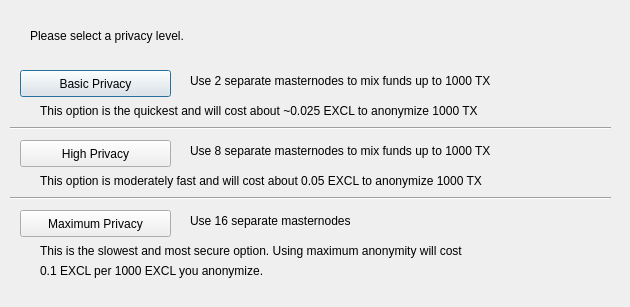
<?xml version="1.0" encoding="UTF-8"?>
<ui version="4.0">
 <class>DarksendConfig</class>
 <widget class="QDialog" name="DarksendConfig">
  <property name="geometry">
   <rect>
    <x>0</x>
    <y>0</y>
    <width>630</width>
    <height>307</height>
   </rect>
  </property>
  <property name="windowTitle">
   <string>Configure Darksend</string>
  </property>
  <widget class="QPushButton" name="buttonBasic">
   <property name="geometry">
    <rect>
     <x>20</x>
     <y>70</y>
     <width>151</width>
     <height>27</height>
    </rect>
   </property>
   <property name="text">
    <string>Basic Privacy</string>
   </property>
  </widget>
  <widget class="QPushButton" name="buttonHigh">
   <property name="geometry">
    <rect>
     <x>20</x>
     <y>140</y>
     <width>151</width>
     <height>27</height>
    </rect>
   </property>
   <property name="text">
    <string>High Privacy</string>
   </property>
  </widget>
  <widget class="QPushButton" name="buttonMax">
   <property name="geometry">
    <rect>
     <x>20</x>
     <y>210</y>
     <width>151</width>
     <height>27</height>
    </rect>
   </property>
   <property name="text">
    <string>Maximum Privacy</string>
   </property>
  </widget>
  <widget class="QLabel" name="label">
   <property name="geometry">
    <rect>
     <x>30</x>
     <y>20</y>
     <width>571</width>
     <height>31</height>
    </rect>
   </property>
   <property name="text">
    <string>Please select a privacy level.</string>
   </property>
  </widget>
  <widget class="QLabel" name="label_2">
   <property name="geometry">
    <rect>
     <x>190</x>
     <y>70</y>
     <width>421</width>
     <height>21</height>
    </rect>
   </property>
   <property name="text">
    <string>Use 2 separate masternodes to mix funds up to 1000 TX</string>
   </property>
  </widget>
  <widget class="QLabel" name="label_3">
   <property name="geometry">
    <rect>
     <x>190</x>
     <y>140</y>
     <width>411</width>
     <height>21</height>
    </rect>
   </property>
   <property name="text">
    <string>Use 8 separate masternodes to mix funds up to 1000 TX</string>
   </property>
  </widget>
  <widget class="QLabel" name="label_4">
   <property name="geometry">
    <rect>
     <x>190</x>
     <y>210</y>
     <width>421</width>
     <height>21</height>
    </rect>
   </property>
   <property name="text">
    <string>Use 16 separate masternodes</string>
   </property>
  </widget>
  <widget class="QLabel" name="label_6">
   <property name="geometry">
    <rect>
     <x>40</x>
     <y>100</y>
     <width>561</width>
     <height>21</height>
    </rect>
   </property>
   <property name="text">
    <string>This option is the quickest and will cost about ~0.025 EXCL to anonymize 1000 TX</string>
   </property>
  </widget>
  <widget class="QLabel" name="label_7">
   <property name="geometry">
    <rect>
     <x>40</x>
     <y>170</y>
     <width>561</width>
     <height>21</height>
    </rect>
   </property>
   <property name="text">
    <string>This option is moderately fast and will cost about 0.05 EXCL to anonymize 1000 TX</string>
   </property>
  </widget>
  <widget class="QLabel" name="label_8">
   <property name="geometry">
    <rect>
     <x>40</x>
     <y>240</y>
     <width>561</width>
     <height>21</height>
    </rect>
   </property>
   <property name="text">
    <string>This is the slowest and most secure option. Using maximum anonymity will cost</string>
   </property>
  </widget>
  <widget class="QLabel" name="label_9">
   <property name="geometry">
    <rect>
     <x>40</x>
     <y>260</y>
     <width>561</width>
     <height>21</height>
    </rect>
   </property>
   <property name="text">
    <string>0.1 EXCL per 1000 EXCL you anonymize.</string>
   </property>
  </widget>
  <widget class="Line" name="line">
   <property name="geometry">
    <rect>
     <x>10</x>
     <y>120</y>
     <width>601</width>
     <height>16</height>
    </rect>
   </property>
   <property name="orientation">
    <enum>Qt::Horizontal</enum>
   </property>
  </widget>
  <widget class="Line" name="line_2">
   <property name="geometry">
    <rect>
     <x>10</x>
     <y>190</y>
     <width>601</width>
     <height>16</height>
    </rect>
   </property>
   <property name="orientation">
    <enum>Qt::Horizontal</enum>
   </property>
  </widget>
 </widget>
 <resources/>
 <connections/>
</ui>
